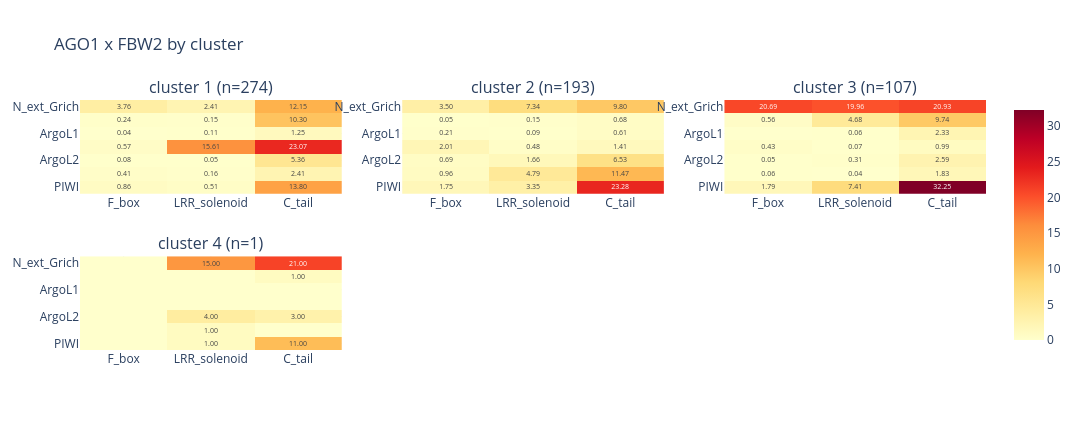

This figure's notebook cell:
### Markdown cell above
## Per-pose-cluster breakdown

One small-multiple panel per couple: one heatmap per pose cluster (`scripts/pose_cluster_anchor.py`'s `cluster` column), shared colour scale
within the panel. If there's only one cluster this collapses to a single tile.

### Code cell
clusters = sorted(df["cluster"].unique())
cluster_n_models = df.groupby("cluster")["fname"].nunique()
print(f"{len(clusters)} pose cluster(s): " + ", ".join(f'{k} (n={cluster_n_models[k]})' for k in clusters))

def panel_by(group_col, group_values, group_n_models, tag, subdir):
    for c in COUPLES:
        ligand_name = LIGAND_CHAIN_NAMES[c]
        mats = {}
        for g in group_values:
            res = couple_matrix(df[df[group_col] == g], c, group_n_models[g])
            if res is not None:
                mats[g] = res
        if not mats:
            print(f"No {RECEPTOR_NAME}-{ligand_name} contacts for any {tag} -- skipping.")
            continue
        present = list(mats)
        zmax = max(r[2].values.max() for r in mats.values()) or 1
        ncols = min(3, len(present)); nrows = -(-len(present) // ncols)
        fig = make_subplots(rows=nrows, cols=ncols,
                            subplot_titles=[f"{tag} {g} (n={group_n_models[g]})" for g in present])
        for i, g in enumerate(present):
            x_labels, y_labels, rate = mats[g]
            r, cc = i // ncols + 1, i % ncols + 1
            fig.add_trace(go.Heatmap(z=rate.values, x=x_labels, y=y_labels, colorscale="YlOrRd",
                zmin=0, zmax=float(zmax), showscale=bool(g == present[-1]),
                text=[[f"{v:.2f}" if v > 0 else "" for v in row] for row in rate.values],
                texttemplate="%{text}", textfont=dict(size=7),
                hovertemplate=f"{tag} {g}<br>%{{y}} / %{{x}}<br>%{{z:.3f}}/model<extra></extra>"),
                row=r, col=cc)
        fig.update_yaxes(autorange="reversed")
        fig.update_layout(title=f"{RECEPTOR_NAME} x {ligand_name} by {tag}", template=TEMPLATE,
                          width=max(760, 360 * ncols), height=max(430, 150 * nrows))
        save_fig(fig, f"{RECEPTOR_NAME.lower()}_{ligand_name.lower()}_heatmap_by_{tag}.html", subdir)

panel_by("cluster", clusters, cluster_n_models, "cluster", "per_cluster")

### Figure 1 — Plotly figure (JSON) as saved in the notebook; plotly's stock layout.template omitted (floating-point values rounded to 4 significant figures)
{"data": [{"colorscale": [[0.0, "rgb(255,255,204)"], [0.125, "rgb(255,237,160)"], [0.25, "rgb(254,217,118)"], [0.375, "rgb(254,178,76)"], [0.5, "rgb(253,141,60)"], [0.625, "rgb(252,78,42)"], [0.75, "rgb(227,26,28)"], [0.875, "rgb(189,0,38)"], [1.0, "rgb(128,0,38)"]], "hovertemplate": "cluster 1<br>%{y} / %{x}<br>%{z:.3f}/model<extra></extra>", "showscale": false, "text": [["3.76", "2.41", "12.15"], ["0.24", "0.15", "10.30"], ["0.04", "0.11", "1.25"], ["0.57", "15.61", "23.07"], ["0.08", "0.05", "5.36"], ["0.41", "0.16", "2.41"], ["0.86", "0.51", "13.80"]], "textfont": {"size": 7}, "texttemplate": "%{text}", "type": "heatmap", "x": ["F_box", "LRR_solenoid", "C_tail"], "xaxis": "x", "y": ["N_ext_Grich", "ArgoN", "ArgoL1", "PAZ", "ArgoL2", "MID", "PIWI"], "yaxis": "y", "z": [[3.755, 2.405, 12.15], [0.2372, 0.1533, 10.3], [0.04015, 0.1058, 1.248], [0.5693, 15.61, 23.07], [0.08029, 0.04745, 5.361], [0.4051, 0.1642, 2.405], [0.8613, 0.5146, 13.8]], "zmax": 32.25, "zmin": 0}, {"colorscale": [[0.0, "rgb(255,255,204)"], [0.125, "rgb(255,237,160)"], [0.25, "rgb(254,217,118)"], [0.375, "rgb(254,178,76)"], [0.5, "rgb(253,141,60)"], [0.625, "rgb(252,78,42)"], [0.75, "rgb(227,26,28)"], [0.875, "rgb(189,0,38)"], [1.0, "rgb(128,0,38)"]], "hovertemplate": "cluster 2<br>%{y} / %{x}<br>%{z:.3f}/model<extra></extra>", "showscale": false, "text": [["3.50", "7.34", "9.80"], ["0.05", "0.15", "0.68"], ["0.21", "0.09", "0.61"], ["2.01", "0.48", "1.41"], ["0.69", "1.66", "6.53"], ["0.96", "4.79", "11.47"], ["1.75", "3.35", "23.28"]], "textfont": {"size": 7}, "texttemplate": "%{text}", "type": "heatmap", "x": ["F_box", "LRR_solenoid", "C_tail"], "xaxis": "x2", "y": ["N_ext_Grich", "ArgoN", "ArgoL1", "PAZ", "ArgoL2", "MID", "PIWI"], "yaxis": "y2", "z": [[3.503, 7.337, 9.803], [0.05181, 0.1503, 0.6839], [0.2124, 0.09326, 0.6114], [2.005, 0.4767, 1.409], [0.6943, 1.658, 6.528], [0.9585, 4.793, 11.47], [1.746, 3.352, 23.28]], "zmax": 32.25, "zmin": 0}, {"colorscale": [[0.0, "rgb(255,255,204)"], [0.125, "rgb(255,237,160)"], [0.25, "rgb(254,217,118)"], [0.375, "rgb(254,178,76)"], [0.5, "rgb(253,141,60)"], [0.625, "rgb(252,78,42)"], [0.75, "rgb(227,26,28)"], [0.875, "rgb(189,0,38)"], [1.0, "rgb(128,0,38)"]], "hovertemplate": "cluster 3<br>%{y} / %{x}<br>%{z:.3f}/model<extra></extra>", "showscale": false, "text": [["20.69", "19.96", "20.93"], ["0.56", "4.68", "9.74"], ["", "0.06", "2.33"], ["0.43", "0.07", "0.99"], ["0.05", "0.31", "2.59"], ["0.06", "0.04", "1.83"], ["1.79", "7.41", "32.25"]], "textfont": {"size": 7}, "texttemplate": "%{text}", "type": "heatmap", "x": ["F_box", "LRR_solenoid", "C_tail"], "xaxis": "x3", "y": ["N_ext_Grich", "ArgoN", "ArgoL1", "PAZ", "ArgoL2", "MID", "PIWI"], "yaxis": "y3", "z": [[20.69, 19.96, 20.93], [0.5607, 4.682, 9.738], [0.0, 0.05607, 2.327], [0.4299, 0.06542, 0.9907], [0.04673, 0.3084, 2.589], [0.05607, 0.03738, 1.832], [1.785, 7.411, 32.25]], "zmax": 32.25, "zmin": 0}, {"colorscale": [[0.0, "rgb(255,255,204)"], [0.125, "rgb(255,237,160)"], [0.25, "rgb(254,217,118)"], [0.375, "rgb(254,178,76)"], [0.5, "rgb(253,141,60)"], [0.625, "rgb(252,78,42)"], [0.75, "rgb(227,26,28)"], [0.875, "rgb(189,0,38)"], [1.0, "rgb(128,0,38)"]], "hovertemplate": "cluster 4<br>%{y} / %{x}<br>%{z:.3f}/model<extra></extra>", "showscale": true, "text": [["", "15.00", "21.00"], ["", "", "1.00"], ["", "", ""], ["", "", ""], ["", "4.00", "3.00"], ["", "1.00", ""], ["", "1.00", "11.00"]], "textfont": {"size": 7}, "texttemplate": "%{text}", "type": "heatmap", "x": ["F_box", "LRR_solenoid", "C_tail"], "xaxis": "x4", "y": ["N_ext_Grich", "ArgoN", "ArgoL1", "PAZ", "ArgoL2", "MID", "PIWI"], "yaxis": "y4", "z": [[0.0, 15.0, 21.0], [0.0, 0.0, 1.0], [0.0, 0.0, 0.0], [0.0, 0.0, 0.0], [0.0, 4.0, 3.0], [0.0, 1.0, 0.0], [0.0, 1.0, 11.0]], "zmax": 32.25, "zmin": 0}], "layout": {"annotations": [{"font": {"size": 16}, "showarrow": false, "text": "cluster 1 (n=274)", "x": 0.1444, "xanchor": "center", "xref": "paper", "y": 1.0, "yanchor": "bottom", "yref": "paper"}, {"font": {"size": 16}, "showarrow": false, "text": "cluster 2 (n=193)", "x": 0.5, "xanchor": "center", "xref": "paper", "y": 1.0, "yanchor": "bottom", "yref": "paper"}, {"font": {"size": 16}, "showarrow": false, "text": "cluster 3 (n=107)", "x": 0.8556, "xanchor": "center", "xref": "paper", "y": 1.0, "yanchor": "bottom", "yref": "paper"}, {"font": {"size": 16}, "showarrow": false, "text": "cluster 4 (n=1)", "x": 0.1444, "xanchor": "center", "xref": "paper", "y": 0.375, "yanchor": "bottom", "yref": "paper"}], "height": 430, "title": {"text": "AGO1 x FBW2 by cluster"}, "width": 1080, "xaxis": {"anchor": "y", "domain": [0.0, 0.2889]}, "xaxis2": {"anchor": "y2", "domain": [0.3556, 0.6444]}, "xaxis3": {"anchor": "y3", "domain": [0.7111, 1.0]}, "xaxis4": {"anchor": "y4", "domain": [0.0, 0.2889]}, "xaxis5": {"anchor": "y5", "domain": [0.3556, 0.6444]}, "xaxis6": {"anchor": "y6", "domain": [0.7111, 1.0]}, "yaxis": {"anchor": "x", "autorange": "reversed", "domain": [0.625, 1.0]}, "yaxis2": {"anchor": "x2", "autorange": "reversed", "domain": [0.625, 1.0]}, "yaxis3": {"anchor": "x3", "autorange": "reversed", "domain": [0.625, 1.0]}, "yaxis4": {"anchor": "x4", "autorange": "reversed", "domain": [0.0, 0.375]}, "yaxis5": {"anchor": "x5", "autorange": "reversed", "domain": [0.0, 0.375]}, "yaxis6": {"anchor": "x6", "autorange": "reversed", "domain": [0.0, 0.375]}}}
